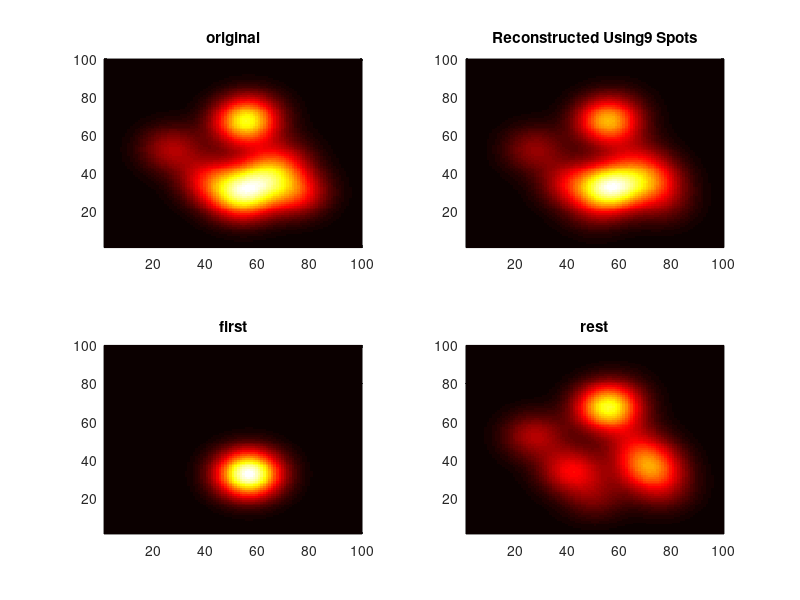
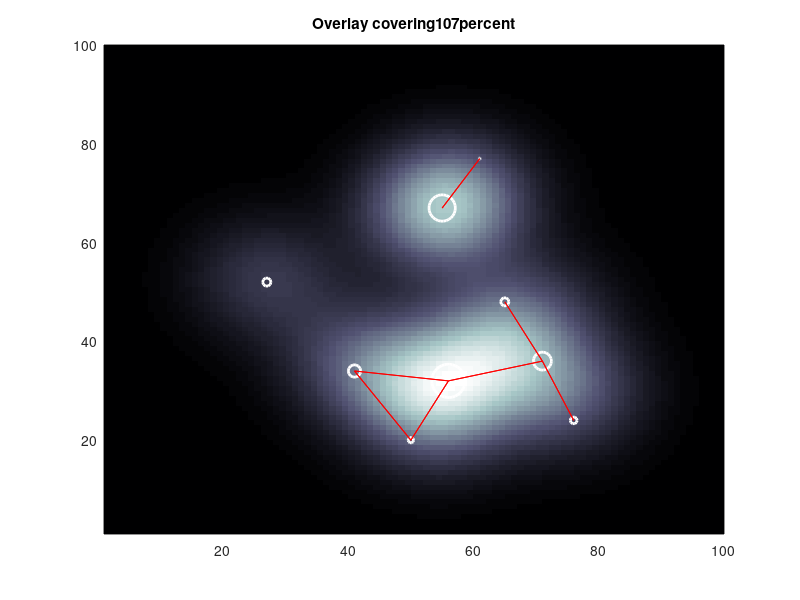

The MATLAB script that drew these images, in order:
function [MainPeakIm, ResiduIm, spotreport]=BackgroundBlobsremover(im,Psf);
%this function subracts 2D Gaussians from an image until a stop criterion
%is reached. 
%MainPeakIm: %the first (largest) spot that was subtracted 
%ResiduIm: %the sum of all later peaks (works as effective background removal)
%JacobKers 2017

showprogress=0; 
showfinal=0;

if nargin<2  %build picture for demo 
    close all;
    showprogress=1; showfinal=1;
    imsize=100; Psf=imsize/12;
    im=zeros(100,100); [r,c]=size(im); spotno=10;
    xi=c/4+c/2*rand(spotno); yi=r/4+r/2*rand(spotno); Pk=0.5+rand(spotno);
    
    for ii=1:spotno
        im=im+Pk(ii)*TwoDGaussNormPeak(im,xi(ii),yi(ii),Psf);
    end
end


stopit=0;
PeelIm=im;
BuildIm=0*im;
spotcount=0;
CoveredFraction=[];
SpotPeak=[];
AllSpotProps=[];
close all;
while ~stopit
    [~,Xpos]=max(max(PeelIm));
    [Peak,Ypos]=max(max(PeelIm'));    
    
    SpotIm=Peak*TwoDGaussNormPeak(im,Xpos,Ypos,Psf);    
    PeelIm=PeelIm-SpotIm;
    BuildIm=BuildIm+SpotIm;
    spotcount=spotcount+1;
    CoveredFraction(spotcount)=sum(BuildIm(:))/sum(im(:));
    ThisSpotFraction(spotcount)=sum(SpotIm(:))/sum(im(:));     
    if spotcount>1 %check progress
        RelChange=(CoveredFraction(spotcount)...
                  -CoveredFraction(spotcount-1))./...
                   CoveredFraction(spotcount);
               if RelChange<0.0125, stopit=1; end
    else
        RelChange=1;
        MainPeakIm=SpotIm; 
    end   
    AllSpotProps=[[AllSpotProps];...
        [spotcount Peak Xpos Ypos Psf ThisSpotFraction(spotcount) CoveredFraction(spotcount) RelChange]]; 
    
     if showprogress
        subplot(2,2,1); pcolor(im); shading flat, colormap hot;
        title('original')
        subplot(2,2,2); pcolor(BuildIm); shading flat, colormap hot;
        title(strcat('Reconstructed Using ', num2str(spotcount), ' Spots'));
        subplot(2,2,3); pcolor(MainPeakIm); shading flat, colormap hot;
        caxis([min(im(:)) max(im(:))]);
        title('first');
         pause(0.1);
         subplot(2,2,4); pcolor(BuildIm-MainPeakIm); shading flat, colormap hot;
        caxis([min(im(:)) max(im(:))]);
        title('rest');
        pause(0.1);
    end  
end
ResiduIm=(BuildIm-MainPeakIm);
spotreport.mainpeakratio=ThisSpotFraction(1)/sum(ThisSpotFraction);

if showfinal
%1 spotcount Peak Xpos Ypos Psf ThisSpotFraction(spotcount) RelChange]
        figure;     
        pcolor(im); shading flat, colormap bone; hold on;
        perc=num2str(round(100*AllSpotProps(end,7)));
            title(strcat('Overlay covering',perc,'percent'));
        scale=24/max(AllSpotProps(:,6));
        LS=length(AllSpotProps);
        for sp=1:LS
            mrksize=ceil(AllSpotProps(sp,6)*scale);
            x=AllSpotProps(sp,3);
            y=AllSpotProps(sp,4);
            plot(x,y,'wo','MarkerSize',mrksize,'LineWidth',2);
        end
        
        LS=length(AllSpotProps);
        for sp=1:LS
            x0=AllSpotProps(sp,3);
            y0=AllSpotProps(sp,4);
            sel=find(AllSpotProps(:,1)~=sp);
            otherspots=AllSpotProps(sel,:);
            otherx=otherspots(:,3);
            othery=otherspots(:,4);
            rr=((otherx-x0).^2+(othery-y0).^2).^0.5;
            near_ones=find(rr<2*Psf);
            otherx(near_ones)
            pairsX=[otherx(near_ones)' ; 0*otherx(near_ones)'+x0];
            pairsY=[othery(near_ones)' ; 0*othery(near_ones)'+y0];
            plot(pairsX,pairsY,'r');
            %[~]=ginput(1);
        end 
end
        
       function PP= TwoDGaussNormPeak(im,x0,y0,psf)
%This is the equation for a 2D gaussian
[r,c]=size(im);
[XX,YY]=meshgrid(1:c,1:r);
RR=((XX-x0).^2+(YY-y0).^2).^0.5;  %distance of allpixels to clickpoint
PP =exp (-(RR).^2./(2*psf.^2));
